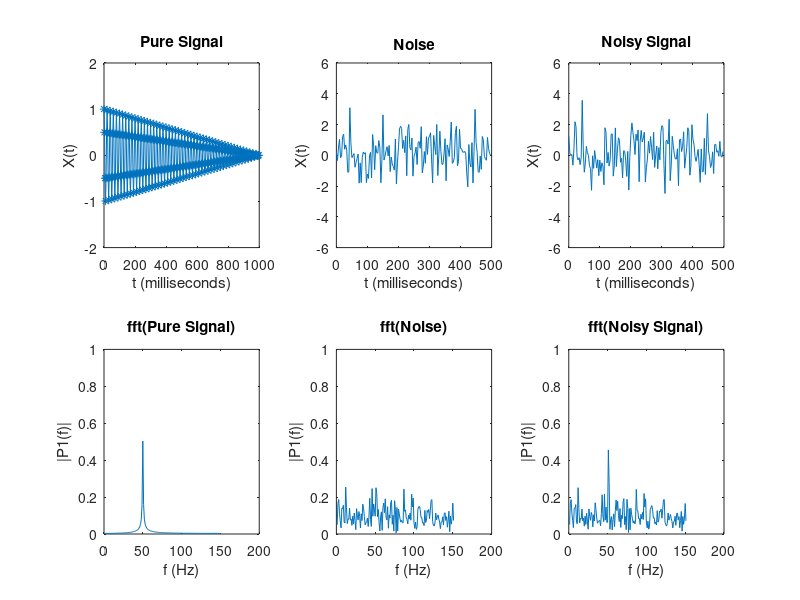

This figure's MATLAB source:
close all
% Generate a signal 1 second long with 1000 sampling frequency
% Generate noise
% Plot signal, noise, and their sum (a noisy signal)
% plot their fourier transforms

%Fs = 1000;             % Sampling frequency
Fs = 150*2;             % Sampling frequency
T = 1/Fs;             % Sampling period
L = Fs;               % Length of signal (Always one second long)
%L = 1000;               % Length of signal (Always one second long)
t = (0:L-1)*T;        % Time vector
fucktard = 1:150;

w0 = 50;      % Hz


%k = (1-0)/(0-150);
f = @(t) -1*t + 1;

%Form a signal containing a 50 Hz sinusoid of amplitude 1.
%S = f(t).*sin(2*pi*50*t);
S =  f(t).*cos(2*pi*w0*t);
%S = (k*t + 1).*(1/2).*( exp(-j*2*pi*w0*t) + exp(j*2*pi*w0*t)) ;

%return

%Noise
N = randn(size(t));
%Noisy Signal
X = S + N;

%FIG 1 PURE SIGNAL
figure(1), subplot(2,3,1)
plot(1000*t,S, '-*')
title('Pure Signal')
xlabel('t (milliseconds)')
ylabel('X(t)')
ylim([-2 2])

%FIG 2 NOISE
figure(1), subplot(2,3,2)
plot(1000*t(fucktard),N(fucktard))
title('Noise')
xlabel('t (milliseconds)')
ylabel('X(t)')
ylim([-6 6])

%FIG 3 NOISY SIGNAL
figure(1), subplot(2,3,3)
plot(1000*t(fucktard),X(fucktard))
title('Noisy Signal')
xlabel('t (milliseconds)')
ylabel('X(t)')
ylim([-6 6])


%FIG 4 PURE SIGNAL FFT
Y = fft(S);
f = Fs*(0:(L/2))/L;
P2 = abs(Y/L);
P1 = P2(1:L/2+1);
P1(2:end-1) = 2*P1(2:end-1);
subplot(2,3,4)
plot(f, P1)
title('fft(Pure Signal)') %Single-Sided Amplitude Spectrum of S(t)
xlabel('f (Hz)')
ylabel('|P1(f)|')
ylim([0, 1])

%FIG 5 NOISE FFT
Y = fft(N);
f = Fs*(0:(L/2))/L;
P2 = abs(Y/L);
P1 = P2(1:L/2+1);
P1(2:end-1) = 2*P1(2:end-1);
subplot(2,3,5)
plot(P1)
title('fft(Noise)') %Single-Sided Amplitude Spectrum of S(t)
xlabel('f (Hz)')
ylabel('|P1(f)|')
ylim([0, 1])

%FIG 6 NOISY SIGNAL FFT
Y = fft(X);
f = Fs*(0:(L/2))/L;
P2 = abs(Y/L);
P1 = P2(1:L/2+1);
P1(2:end-1) = 2*P1(2:end-1);
subplot(2,3,6)
plot(P1)
title('fft(Noisy Signal)') %Single-Sided Amplitude Spectrum of X(t)'
xlabel('f (Hz)')
ylabel('|P1(f)|')
ylim([0, 1])


function x = mytestplot()
    figure(1), subplot(1,2,1)
    plot(1000*t(fucktard),f(fucktard), '-*')
    figure(1), subplot(1,2,2)
    plot(1000*t(fucktard),fS(fucktard), '-*')
end
